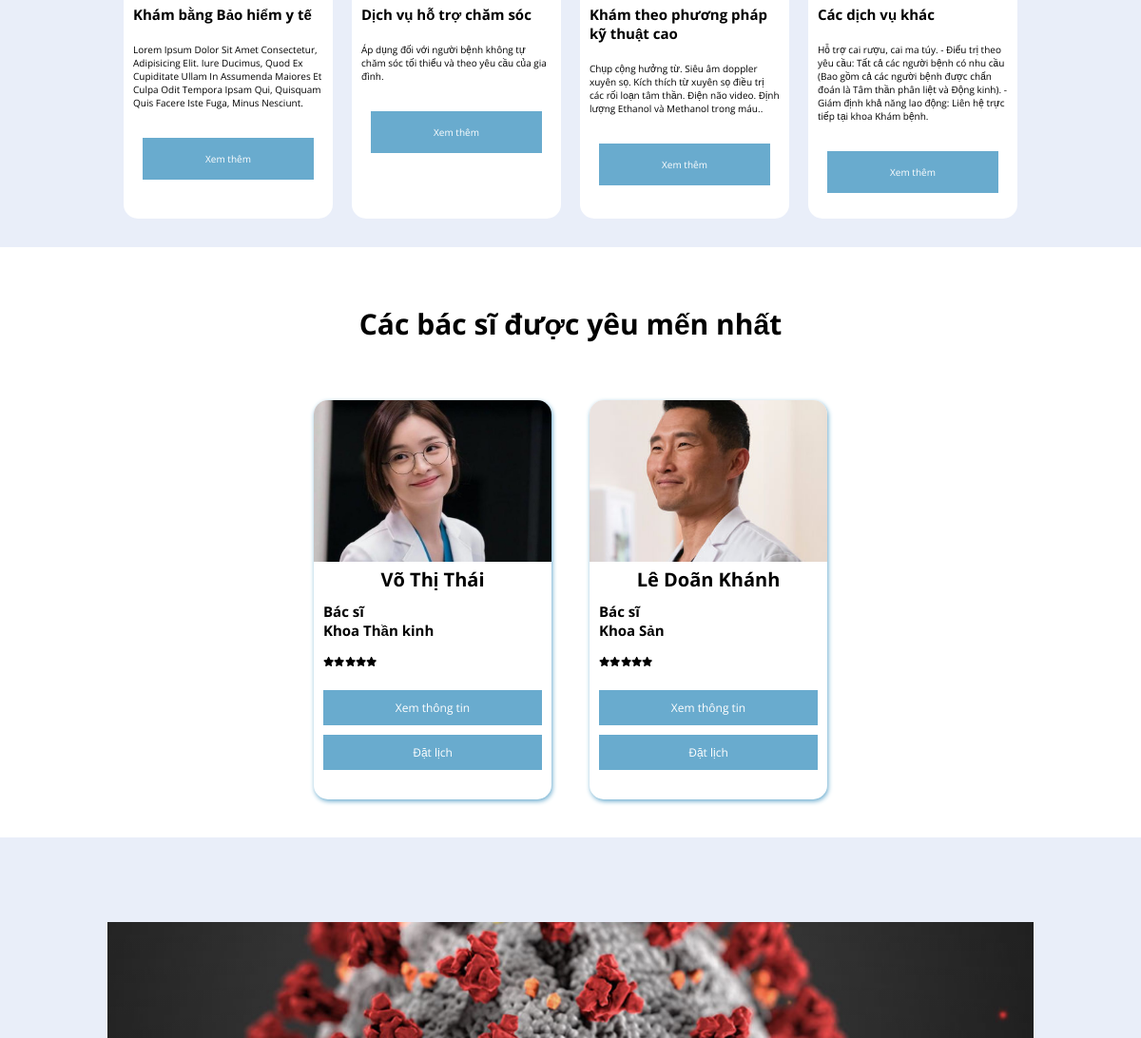
Before: / (middle part) with the older database file.
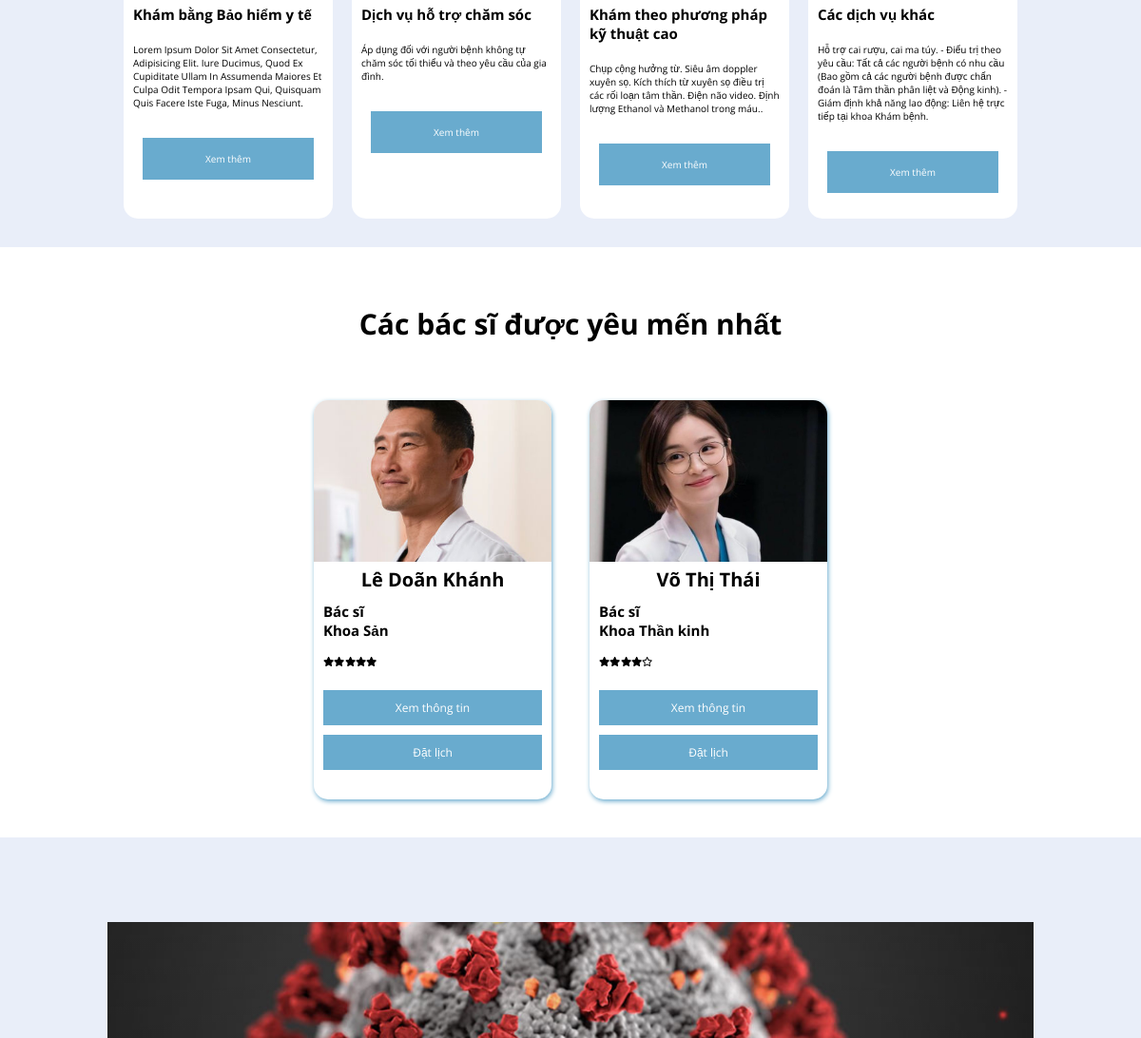
After: the same page with the newer database file.
### tables this page shows
CREATE TABLE `staff` (
  `ID_Staff` int(11) NOT NULL,
  `Name_Staff` varchar(100) NOT NULL,
  `DOB_Staff` date NOT NULL,
  `Sex_Staff` varchar(10) NOT NULL,
  `Address_Staff` varchar(200) NOT NULL,
  `CMND_Staff` varchar(15) NOT NULL,
  `PhoneNumber_Staff` varchar(25) NOT NULL,
  `Position` varchar(50) NOT NULL,
  `ID_Dept` int(11) NOT NULL,
  `DateStartWork` date NOT NULL,
  `VoteRate` double NOT NULL DEFAULT 0,
  `UserName` varchar(100) NOT NULL,
  `Password` varchar(100) NOT NULL
);

CREATE TABLE `img_staff` (
  `ID_ImgStaff` int(11) NOT NULL,
  `ID_Staff` int(11) DEFAULT NULL,
  `imgName` varchar(100) DEFAULT NULL
);

CREATE TABLE `dept` (
  `ID_Dept` int(11) NOT NULL,
  `Name_Dept` varchar(100) NOT NULL
);

### modules_client/main/homepage.php (the view, shortened to what this page needs)
<section class="services" id="services">
    <div class="container-card">
        <div class="card">
            <h2>Khám bằng Bảo hiểm y tế</h2>
            <p>Lorem Ipsum Dolor Sit Amet Consectetur, Adipisicing Elit. Iure Ducimus, Quod Ex Cupiditate Ullam In Assumenda Maiores Et Culpa Odit Tempora Ipsam Qui, Quisquam Quis Facere Iste Fuga, Minus Nesciunt.</p>
            <a href="">Xem thêm</a>
        </div>
        <div class="card">
            <h2>Dịch vụ hỗ trợ chăm sóc</h2>
            <p>Áp dụng đối với người bệnh không tự chăm sóc tối thiểu và theo yêu cầu của gia đình.</p>
            <a href="">Xem thêm</a>
        </div>
        <div class="card">
            <h2>Khám theo phương pháp kỹ thuật cao</h2>
            <p>Chụp cộng hưởng từ. Siêu âm doppler xuyên sọ. Kích thích từ xuyên sọ điều trị các rối loạn tâm thần. Điện não video. Định lượng Ethanol và Methanol trong máu..</p>
            <a href="">Xem thêm</a>
        </div>
        <div class="card">
            <h2>Các dịch vụ khác</h2>
            <p>Hỗ trợ cai rượu, cai ma túy.
- Điểu trị theo yêu cầu: Tất cả các người bệnh có nhu cầu (Bao gồm cả các người bệnh được chẩn đoán là Tâm thần phân liệt và Động kinh).
- Giám định khả năng lao động: Liên hệ trực tiếp tại khoa Khám bệnh.</p>
            <a href="">Xem thêm</a>
        </div>
    </div>
</section>
<section class="doctorList" id="doctors">
    <h2>Các bác sĩ được yêu mến nhất </h2>
    <?php
    include './config.php';
    $sql = "SELECT *
        FROM staff  JOIN dept ON dept.ID_Dept=staff.ID_Dept
        JOIN img_staff ON staff.ID_Staff=img_staff.ID_Staff
        WHERE staff.VoteRate>4
        GROUP BY staff.ID_Staff
        ORDER BY staff.VoteRate DESC";
    $query = mysqli_query($conn, $sql);
?>
    <div class="container-card">
        <?php
            while($rows = mysqli_fetch_array($query)){
        ?>
        <div class="card">
            <div class="card-image">
                <img src="./img/staff/<?php echo $rows["imgName"] ?>">
            </div>
            <h2><?php echo $rows["Name_Staff"] ?></h2>
            <h3><?php echo $rows["Position"] ?></h3>
            <h3><?php echo $rows["Name_Dept"] ?></h3>
            <div class="rating-slider">
                <?php
                    $numberOfStar = round($rows["VoteRate"]);
                    $fullStart=0;
                    while($fullStart < $numberOfStar){
                        $fullStart++;
                    ?>
                        <i class="fas fa-star"></i>
                <?php }
                    $numberOfStar_empty = 5-round($rows["VoteRate"]);
                    $i=0;
                    while($i < $numberOfStar_empty){
                        $i++;
                ?>
                    <i class="far fa-star"></i>
                <?php } ?>
            </div>
            <a href="./index.php?page_layout=detail_doctors&id= <?php echo $rows['ID_Staff'] ?>">Xem thông tin</a>
            <a href="">Đặt lịch</a>
        </div>
        <?php
            }
        ?>
    </div>
</section>
<section class="blogs" id="blogs">
    <div class = "product-collection">
        <div class = "container-collection">
            <div class = "product-collection-wrapper">
                <div class = "product-col-left flex">
                </div>
            </div>
        </div>
    </div>
</section>

Changed rows visible on the page:
shown differently, row unchanged: staff "Lê Doãn Khánh": moves up the list
changed staff "Võ Thị Thái": VoteRate 5 → 4.33333 (drawn)
